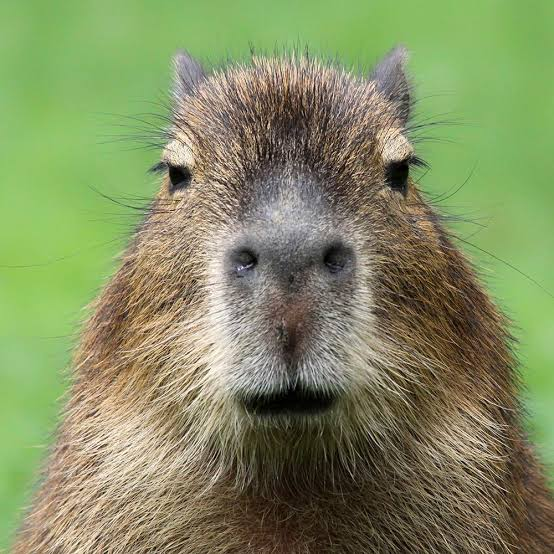
#> input picture capybara.png, 554 x 554 px
$ jupyter execute --allow-errors minimal_shearlets.ipynb
#> lines starting #> are read from the running program, lines starting #| are printed output that depends on the picture
[cell 1]
import torch
import torchvision

import os
import numpy as np
import matplotlib.pyplot as plt

from coshrem.shearletsystem import EdgeSystem
from coshrem.util.image import overlay, mask, thin_mask, curvature_rgb
from coshrem.util.curvature import curvature
import coshrem.util
from PIL import Image
from shnetutil.cplx import visual

fftlib = np.fft

[cell 2]
# [31 lines left out: functions sheardec2D, shearrec2D, not called in this run]

[cell 3]
import os, time
import numpy as np
from PIL import Image
from coshrem.shearlet import construct_shearlet
from numpy.random import randint
from numpy.fft import fft2, ifft2, fftshift, ifftshift
from skimage.transform import resize

#import numba

from coshrem.util.cone import cone_orientation
from coshrem.shearlet import yapuls, padarray, shear, construct_shearlet
from matplotlib.colors import hsv_to_rgb

import torch

from shnetutil import cplx, shxform
from shnetutil.shxform import CoShREMConfig
import cplxmodule
from shnetutil.utils import torchutils
from shnetutil.cplx import visual

# Default parameters for our Shearlet system
# https://www.math.colostate.edu/~king/software/CoShREM_Parameter_Guide.pdf
#

#> (the rest of this cell did not finish here and is left out)

[cell 4]
size = 128
img = np.array(Image.open("capybara.png").convert('L'))
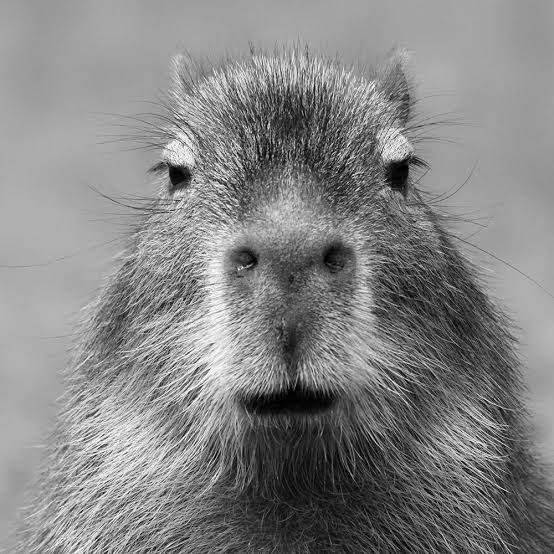
#> img: shape (554, 554); min 0, max 254, mean 133
print(type(img), img.min(), img.max())
#| <class 'numpy.ndarray'> 0 254
image = resize(img, (size,size))
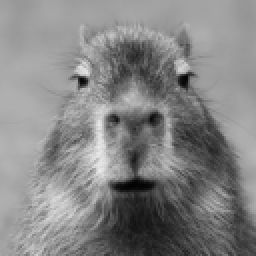
#> image: shape (128, 128) float64 (shown 2 times larger); min 0.0107, max 0.929, mean 0.521

plt.figure(figsize = (6,6))
plt.axis("off")
plt.imshow(image, cmap = "gray")
plt.show()

# Relevant parameters for our Shearlet system
rows, cols = image.shape
#> rows = 128; cols = 128
#> (the rest of this cell did not finish here and is left out)

[cell 5]
from copy import deepcopy as copy
# [55 lines left out: functions is_peak, suppress_peaks, suppress_non_peak, suppress_small, suppress_large, suppress_random, not called in this run]


def peaks_compression(normalized_img):
    recon = []
    coeffs_arr = []
    bands = 1 # 99% sparsity
    coeffs = sheardec2D(normalized_img, shearlets)

    coeffs = torch.tensor(coeffs[..., :bands])
    dualFrameWeights = torch.tensor(np.sum(np.power(np.abs(shearlets[..., :bands]), 2), axis=2))

    maxval = coeffs.real.max()

    visual.complexImageShow(coeffs / maxval)
    plt.show()

    coeffs = suppress_small(coeffs, 40)

    visual.complexImageShow(coeffs / maxval)
    plt.show()

    print('real zeros:', (coeffs.real == 0).sum())

    coeffs_arr.append(copy(coeffs))

    recon.append(shearrec2D(np.array(coeffs), np.array(shearlets[..., :bands]), dualFrameWeights.numpy()))

    sparsity = (torch.tensor(np.stack(coeffs_arr, 0)) == 0).sum() / torch.tensor(np.stack(coeffs_arr, 0)).flatten().shape[0]

    print(sparsity)

    return torch.tensor(np.stack(recon, 0)).real

#> (the rest of this cell did not finish here and is left out)

[cell 6]
# [14 lines left out: function get_importance, not called in this run]

#> (a cell that did not finish here is left out)

[cell 8]
import math


def npimg2torch(img):
    if isinstance(img, torch.Tensor):
        return img

    img = torch.tensor(img)
    length = len(img.shape)
    assert length >= 2
    while len(img.shape) < 4:
        print(len(img.shape))
        img = img.unsqueeze(0)

    if length == 3:
        img = img.permute(0, 3, 1, 2)

    return img


# [6 lines left out: function torchimg2np, not called in this run]


class ShearletPyramid:
    def __init__(self, res_height, res_width, upsample_mode='custom'):
        assert upsample_mode in ['torch', 'custom'], 'upsample mode must be one of: torch, custom'
        self.upsample = supports_complex_torchupsample if upsample_mode == 'torch' else upsample_to_resolution
        # eventually we want to support any resolution
        # for now support square powers of two
        # in the future we can resize the dimensions to be to the closest power of two
        # we are forced into power of two by the torch ffts
        # we can set the supports to the minimum size
        self.resolution = (res_height, res_width)
        self.max_octaves = int(math.log2(res_height))
        self.min_scale = 5
        print('max octaves', self.max_octaves, 2**self.max_octaves)
        # generate a pyramid of systems
        self.pyramid = dict()
        self.device = torchutils.onceInit(kCUDA=True)
        for octave in range(self.min_scale, self.max_octaves + 1):
            spec = CoShREMConfig(
                rows = 2**octave,
                cols = 2**octave,
                scales_per_octave = 1,
                shear_level = 3,
                octaves = 1,
                alpha = .5,
                wavelet_eff_support = 2**octave,
                gaussian_eff_support = 2**(octave - 1),
            )
            sh_system = CoShXform(spec)
            sh_system.start(self.device)
            shearlets, shearletIdxs, RMS, dualFrameWeights = sh_system.shearletSystem
            self.pyramid[octave] = {'shearlets': shearlets,  'shearletIdxs': shearletIdxs, 'RMS': RMS, 'dualFrameWeights': dualFrameWeights}


    # [178 lines left out: functions compute_residual, compute_reconstruction, suppress_small, expensive_compress, compress, upsample_with_zeros and 1 more, not called in this run]

[cell 9]
# [11 lines left out: function supports_complex_torchupsample, not called in this run]

#> (the rest of this cell did not finish here and is left out)

#> (a cell that did not finish here is left out)

print(img.shape)
coefs = pyr.compress(img)
coefs[pyr.max_octaves] *= 0
recon = pyr.compute_reconstruction(img, coefs)
plt.imshow(recon, cmap='gray')
plt.show()
coefs[pyr.max_octaves - 1] *= 0
recon = pyr.compute_reconstruction(img, coefs)
plt.imshow(recon, cmap='gray')
plt.show()

[cell 11]
# [11 lines left out: function supports_complex_torchupsample, not called in this run]

#> (the rest of this cell did not finish here and is left out)

print(img.shape)
coefs = pyr.compress(image)
for i in range(pyr.max_octaves - pyr.min_scale):
    coefs[pyr.max_octaves - i] *= 0
    recon = pyr.compute_reconstruction(image, coefs)
    plt.imshow(recon, cmap='gray')
    plt.show()

[cell 12]
# [11 lines left out: function supports_complex_torchupsample, not called in this run]

#> (the rest of this cell did not finish here and is left out)

print(img.shape)
coefs = pyr.compress(image)
for i in range(pyr.max_octaves - pyr.min_scale):
    coefs[pyr.max_octaves - i] *= 0
    recon = pyr.compute_reconstruction(image, coefs)
    plt.imshow(recon, cmap='gray')
    plt.show()

#> (a cell that did not finish here is left out)

[cell 14]
# with each level we eliminate, we get 66% effective sparsity.
series = [1]
for i in range(1, 12):
    print(2**(2*i), sum(series), 2**(2*i) / sum(series))
    series.append(2**(2*i))

[cell 15]
for i in range(5):
    print(1 - (1 / (3**i)))
